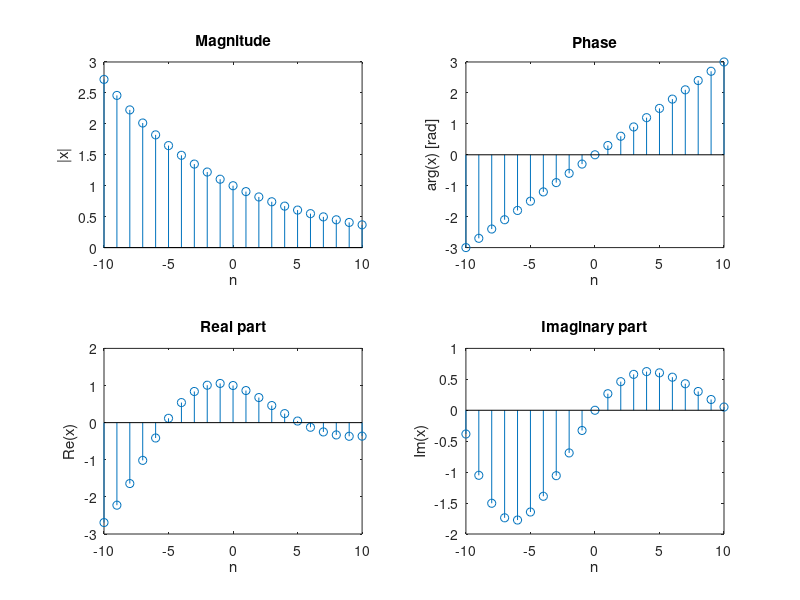

MATLAB code to generate this figure:
% Exercise 8

n= -10:10;
x = exp((-0.1+0.3j)*n);

magnitude = abs(x);
phase = angle(x);

real_part = real(x);
imaginary_part = imag(x);

subplot(2,2,1);
stem(n,magnitude); title('Magnitude');
xlabel('n'); ylabel('|x|');

subplot(2,2,2); stem(n,phase); 
title('Phase');
xlabel('n'); ylabel('arg(x) [rad]');

subplot(2,2,3); stem(n,real_part); 
title('Real part');
xlabel('n'); ylabel('Re(x)');

subplot(2,2,4); stem(n,imaginary_part);
title('Imaginary part');
xlabel('n'); ylabel('Im(x)');